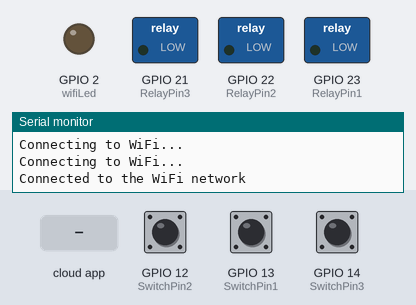
Bench run of a sketch on a simulated ESP32. Parts: switched loads named in the sketch (green lamp = pin HIGH), output pins drawn as LEDs (lit = HIGH), the last lines printed to the serial monitor. The test bench sets the inputs (shaded band); at power-on: GPIO 14 (SwitchPin3) HIGH, GPIO 12 (SwitchPin2) HIGH, GPIO 13 (SwitchPin1) HIGH. WiFi joins after 1.5 s; servers stay silent unless stated.

Above: at 2.7 s.
2.8 s: the phone or cloud app sets 6564b93dbac00999c4638710 to 0
At 3.7 s:
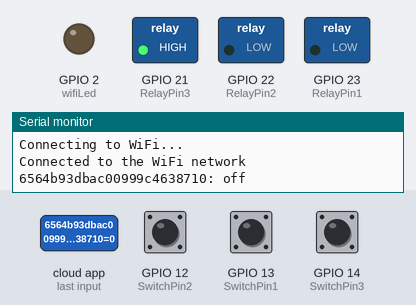
4.3 s: the phone or cloud app sets 663cac056443b9bfe2b6ada2 to 0
At 4.8 s:
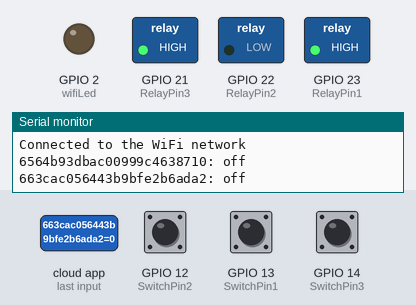
5.8 s: the phone or cloud app sets 6564b93dbac00999c4638710 to 1
At 7.0 s:
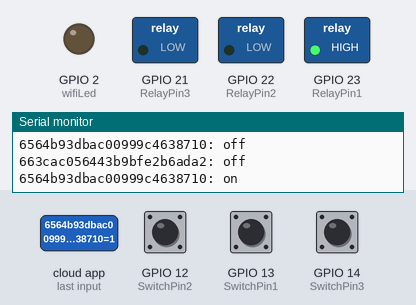
7.3 s: the phone or cloud app sets 663cac306443b9bfe2b6adc4 to 0
At 8.3 s:
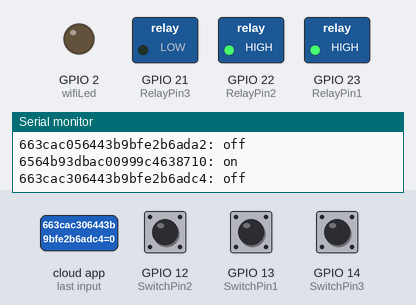
8.8 s: the phone or cloud app sets 663cac056443b9bfe2b6ada2 to 1
At 9.5 s:
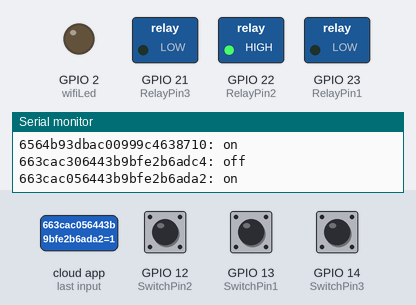
10.3 s: GPIO 14 (SwitchPin3) pulled LOW for 0.15 s
At 10.42 s:
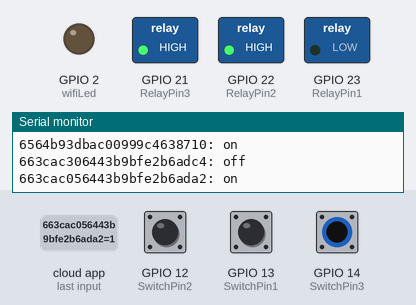
Timing chart, 0 to 13.0 s (numbered marks = the images above; inputs shaded):
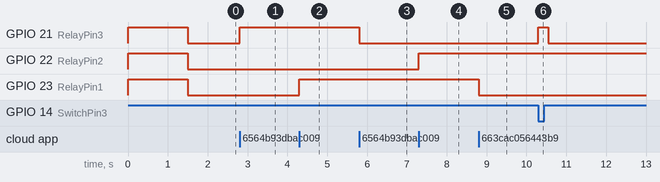

The sketch:

ESP32_GoogleAssistant_Alexa_Manual_HomeAutomation.ino
```cpp
// Viral Science www.viralsciencecreativity.com www.youtube.com/c/viralscience
// ESP32 Google Assistant + Alexa + Manual HomeAutomation with Sinric Pro


#include <Arduino.h>                          //ArduinoJson Library: https://github.com/bblanchon/ArduinoJson
#include <WiFi.h>
#include "SinricPro.h"                        //SinricPro Library: https://sinricpro.github.io/esp8266-esp32-sdk/
#include "SinricProSwitch.h"
#include <map>

// Uncomment the following line to enable serial debug output
//#define ENABLE_DEBUG

#ifdef ENABLE_DEBUG
       #define DEBUG_ESP_PORT Serial
       #define NODEBUG_WEBSOCKETS             //arduinoWebSockets Library: https://github.com/Links2004/arduinoWebSockets
       #define NDEBUG
#endif

const char* ssid = "ESP32";
const char* password = "12345678";

#define APP_KEY           "2e9f7f5b-0dde-491e-8768-032b62d9afcf"                  //Enter APP-KEY
#define APP_SECRET        "a90f3b0e-89fe-4bbe-9473-dba80a3ce6a7-716ee1bf-0a5a-47f1-aa6e-e4648c28185c"     //Enter APP-SECRET

//Enter the device IDs here
#define device_ID_1   "663cac056443b9bfe2b6ada2"  //SWITCH 1 ID
#define device_ID_2   "663cac306443b9bfe2b6adc4"  //SWITCH 2 ID
#define device_ID_3   "6564b93dbac00999c4638710"  //SWITCH 3 ID


// define the GPIO connected with Relays and switches
#define RelayPin1 23  //D23
#define RelayPin2 22  //D22
#define RelayPin3 21  //D21
#define RelayPin4 19  //D19

#define SwitchPin1 13  //D13
#define SwitchPin2 12  //D12
#define SwitchPin3 14  //D14
#define SwitchPin4 27  //D27

#define wifiLed   2   //D2

//uncomment the following line if you use Push Buttons to toggle Relays
//#define TACTILE_BUTTON 1

#define BAUD_RATE   115200

#define DEBOUNCE_TIME 250

typedef struct {      // struct for the std::map below
  int relayPIN;
  int flipSwitchPIN;
} deviceConfig_t;


std::map<String, deviceConfig_t> devices = {
    //{deviceId, {relayPIN,  flipSwitchPIN}}
    {device_ID_1, {  RelayPin1, SwitchPin1 }},
    {device_ID_2, {  RelayPin2, SwitchPin2 }},
    {device_ID_3, {  RelayPin3, SwitchPin3 }},


};

typedef struct {      // struct for the std::map below
  String deviceId;
  bool lastFlipSwitchState;
  unsigned long lastFlipSwitchChange;
} flipSwitchConfig_t;

std::map<int, flipSwitchConfig_t> flipSwitches;    // this map is used to map flipSwitch PINs to deviceId and handling debounce and last flipSwitch state checks
                                                  // it will be setup in "setupFlipSwitches" function, using informations from devices map

void setupRelays() {
  for (auto &device : devices) {           // for each device (relay, flipSwitch combination)
    int relayPIN = device.second.relayPIN; // get the relay pin
    pinMode(relayPIN, OUTPUT);             // set relay pin to OUTPUT
    digitalWrite(relayPIN, HIGH);
  }
}

void setupFlipSwitches() {
  for (auto &device : devices)  {                     // for each device (relay / flipSwitch combination)
    flipSwitchConfig_t flipSwitchConfig;              // create a new flipSwitch configuration

    flipSwitchConfig.deviceId = device.first;         // set the deviceId
    flipSwitchConfig.lastFlipSwitchChange = 0;        // set debounce time
    flipSwitchConfig.lastFlipSwitchState = false;     // set lastFlipSwitchState to false (LOW)--

    int flipSwitchPIN = device.second.flipSwitchPIN;  // get the flipSwitchPIN

    flipSwitches[flipSwitchPIN] = flipSwitchConfig;   // save the flipSwitch config to flipSwitches map
    pinMode(flipSwitchPIN, INPUT_PULLUP);                   // set the flipSwitch pin to INPUT
  }
}

bool onPowerState(String deviceId, bool &state)
{
  Serial.printf("%s: %s\r\n", deviceId.c_str(), state ? "on" : "off");
  int relayPIN = devices[deviceId].relayPIN; // get the relay pin for corresponding device
  digitalWrite(relayPIN, !state);             // set the new relay state
  return true;
}

void handleFlipSwitches() {
  unsigned long actualMillis = millis();                                          // get actual millis
  for (auto &flipSwitch : flipSwitches) {                                         // for each flipSwitch in flipSwitches map
    unsigned long lastFlipSwitchChange = flipSwitch.second.lastFlipSwitchChange;  // get the timestamp when flipSwitch was pressed last time (used to debounce / limit events)

    if (actualMillis - lastFlipSwitchChange > DEBOUNCE_TIME) {                    // if time is > debounce time...

      int flipSwitchPIN = flipSwitch.first;                                       // get the flipSwitch pin from configuration
      bool lastFlipSwitchState = flipSwitch.second.lastFlipSwitchState;           // get the lastFlipSwitchState
      bool flipSwitchState = digitalRead(flipSwitchPIN);                          // read the current flipSwitch state
      if (flipSwitchState != lastFlipSwitchState) {                               // if the flipSwitchState has changed...
#ifdef TACTILE_BUTTON
        if (flipSwitchState) {                                                    // if the tactile button is pressed
#endif
          flipSwitch.second.lastFlipSwitchChange = actualMillis;                  // update lastFlipSwitchChange time
          String deviceId = flipSwitch.second.deviceId;                           // get the deviceId from config
          int relayPIN = devices[deviceId].relayPIN;                              // get the relayPIN from config
          bool newRelayState = !digitalRead(relayPIN);                            // set the new relay State
          digitalWrite(relayPIN, newRelayState);                                  // set the trelay to the new state

          SinricProSwitch &mySwitch = SinricPro[deviceId];                        // get Switch device from SinricPro
          mySwitch.sendPowerStateEvent(!newRelayState);                            // send the event
#ifdef TACTILE_BUTTON
        }
#endif
        flipSwitch.second.lastFlipSwitchState = flipSwitchState;                  // update lastFlipSwitchState
      }
    }
  }
}

void setupWiFi()
{
  Serial.begin(115200);
  WiFi.begin(ssid, password);

  while (WiFi.status() != WL_CONNECTED)
  {
    delay(500);
    Serial.println("Connecting to WiFi...");
  }
  Serial.println("Connected to the WiFi network");
}

void setupSinricPro()
{
  for (auto &device : devices)
  {
    const char *deviceId = device.first.c_str();
    SinricProSwitch &mySwitch = SinricPro[deviceId];
    mySwitch.onPowerState(onPowerState);
  }

  SinricPro.begin(APP_KEY, APP_SECRET);
  SinricPro.restoreDeviceStates(true);
}

void setup()
{
  Serial.begin(115200);

  pinMode(wifiLed, OUTPUT);
  digitalWrite(wifiLed, LOW);


  setupRelays();
  setupFlipSwitches();
  setupWiFi();
  setupSinricPro();
}

void loop()
{
  digitalWrite(SwitchPin4, LOW);
  SinricPro.handle();
  handleFlipSwitches();
}
```

Measured:
- after the input at 2.8 s, GPIO 21 (RelayPin3): LOW → HIGH at once
- after the input at 4.3 s, GPIO 23 (RelayPin1): LOW → HIGH at once
- after the input at 5.8 s, GPIO 21 (RelayPin3): HIGH → LOW at once
- after the input at 7.3 s, GPIO 22 (RelayPin2): LOW → HIGH at once
- after the input at 8.8 s, GPIO 23 (RelayPin1): HIGH → LOW at once
- after the input at 10.3 s, GPIO 21 (RelayPin3): LOW → HIGH at once, → LOW 0.25 s later
